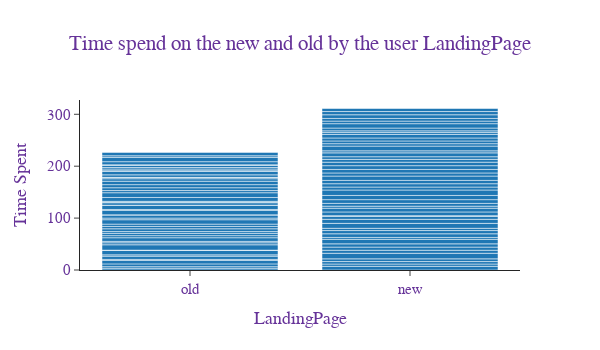

The cell this chart's notebook holds for it:
### Markdown cell above
# Do the user spend more time on the new landing page or old landing page?

### Code cell
ax1=px.bar(df,y='time_spent_on_the_page',x='landing_page', height=350,width=600,   hover_data=['time_spent_on_the_page', 'landing_page'],  labels={'pop':'time_spent_on_the_page'},template="simple_white",title="Time spend on the new and old by the user LandingPage")
ax1.update_layout(title_y=0.9,title_x=0.5,yaxis=None,xaxis=None,  xaxis_title="LandingPage",
    yaxis_title="Time Spent", font=dict(
        family="Times New Roman",
        size=15,
        color="RebeccaPurple"
    )
    )

### Figure 1 — Plotly figure (JSON) as saved in the notebook; plotly's stock layout.template omitted (floating-point values rounded to 4 significant figures)
{"data": [{"alignmentgroup": "True", "hovertemplate": "landing_page=%{x}<br>time_spent_on_the_page=%{y}<extra></extra>", "legendgroup": "", "marker": {"color": "#1F77B4", "pattern": {"shape": ""}}, "name": "", "offsetgroup": "", "orientation": "v", "showlegend": false, "textposition": "auto", "type": "bar", "x": ["old", "new", "new", "old", "new", "old", "new", "old", "new", "old", "old", "old", "new", "new", "old", "new", "new", "old", "old", "old", "old", "old", "new", "new", "new", "new", "new", "old", "new", "old", "new", "old", "old", "old", "old", "old", "old", "old", "new", "old", "old", "old", "new", "new", "new", "old", "new", "new", "new", "new", "old", "new", "new", "old", "new", "old", "old", "new", "old", "old", "new", "new", "old", "old", "old", "new", "old", "old", "new", "old", "old", "new", "new", "new", "old", "old", "old", "new", "new", "old", "new", "new", "new", "old", "old", "old", "new", "new", "new", "old", "new", "new", "old", "new", "old", "new", "old", "new", "new", "new"], "xaxis": "x", "y": [3.48, 7.13, 4.4, 3.02, 4.75, 5.28, 5.25, 6.53, 10.71, 2.08, 6.21, 2.58, 5.86, 6.03, 8.72, 6.27, 8.73, 0.4, 10.3, 3.88, 2.66, 7.03, 3.65, 7.02, 6.18, 4.39, 9.49, 4.05, 7.81, 4.28, 5.41, 3.52, 5.39, 4.52, 4.46, 8.5, 3.13, 6.04, 1.65, 0.19, 8.46, 1.92, 7.16, 7.16, 3.91, 8.02, 5.37, 7.23, 8.08, 10.5, 0.22, 5.65, 6.47, 4.71, 6.41, 0.93, 1.81, 8.3, 7.4, 9.15, 6.01, 6.79, 4.18, 5.47, 5.96, 7.27, 6.6, 4.75, 6.7, 2.23, 0.4, 5.42, 5.08, 7.46, 4.87, 6.57, 1.44, 3.88, 9.12, 3.21, 4.68, 5.26, 5.74, 2.9, 4.3, 0.91, 6.71, 3.68, 3.3, 6.04, 5.4, 8.47, 8.35, 4.94, 3.05, 5.15, 6.52, 7.07, 6.2, 5.86], "yaxis": "y"}], "layout": {"barmode": "relative", "font": {"color": "RebeccaPurple", "family": "Times New Roman", "size": 15}, "height": 350, "legend": {"tracegroupgap": 0}, "title": {"text": "Time spend on the new and old by the user LandingPage", "x": 0.5, "y": 0.9}, "width": 600, "xaxis": {"title": {"text": "LandingPage"}}, "yaxis": {"title": {"text": "Time Spent"}}}}
